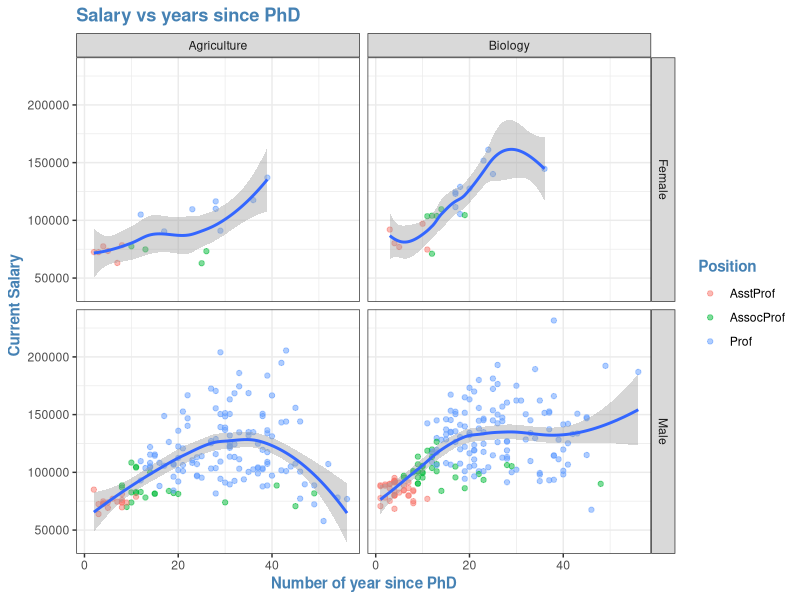

Generate this figure with R:
#horizontal ve vertical facet yapmak öğrenicez
#örneğin hocanın verdiği derse göre ayrı facet 
#cinsiyetine göre ayrı facet etti sana 4 grafik tek sayfada

library(tidyverse)
library(car)
library(forcats)

#temayı baştan belirledik.

theme_set(theme_bw()+
            theme(title = element_text(colour = "steelblue",
                                       face = "bold")))

Salaries %>% 
  mutate(discipline = factor(discipline,
                             levels = c("A","B"),
                             labels= c("Agriculture",
                                       "Biology"))) %>% 
  ggplot(aes(yrs.since.phd,salary))+
  geom_point(aes(color=rank), alpha = 0.5)+
  geom_smooth()+
  facet_grid(sex~discipline)+
  labs(title = "Salary vs years since PhD",
       x="Number of year since PhD",
       y="Current Salary",
       color="Position")
